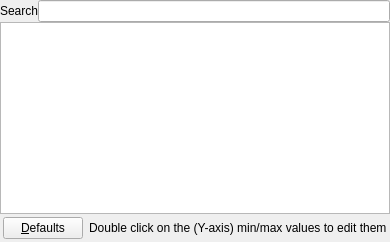
     <widget class="QWidget" name="graphTab">
      <attribute name="title">
       <string>Graphs</string>
      </attribute>
      <layout class="QVBoxLayout" name="verticalLayout_4">
       <property name="spacing">
        <number>0</number>
       </property>
       <property name="leftMargin">
        <number>0</number>
       </property>
       <property name="topMargin">
        <number>0</number>
       </property>
       <property name="rightMargin">
        <number>0</number>
       </property>
       <property name="bottomMargin">
        <number>0</number>
       </property>
       <item>
        <layout class="QHBoxLayout" name="horizontalLayout_6">
         <item>
          <widget class="QLabel" name="label_8">
           <property name="text">
            <string>Search</string>
           </property>
          </widget>
         </item>
         <item>
          <widget class="QLineEdit" name="graphFilter">
           <property name="toolTip">
            <string>Filters the graph list. Simply start typing the name of the graph your looking for.</string>
           </property>
          </widget>
         </item>
        </layout>
       </item>
       <item>
        <widget class="QTreeView" name="graphView"/>
       </item>
       <item>
        <widget class="QWidget" name="widget_3" native="true">
         <layout class="QHBoxLayout" name="horizontalLayout_11">
          <property name="leftMargin">
           <number>3</number>
          </property>
          <property name="topMargin">
           <number>3</number>
          </property>
          <property name="rightMargin">
           <number>3</number>
          </property>
          <property name="bottomMargin">
           <number>3</number>
          </property>
          <item>
           <widget class="QPushButton" name="resetGraphButton">
            <property name="sizePolicy">
             <sizepolicy hsizetype="Fixed" vsizetype="Fixed">
              <horstretch>0</horstretch>
              <verstretch>0</verstretch>
             </sizepolicy>
            </property>
            <property name="text">
             <string>&amp;Defaults</string>
            </property>
           </widget>
          </item>
          <item>
           <widget class="QLabel" name="label_9">
            <property name="text">
             <string>Double click on the (Y-axis) min/max values to edit them</string>
            </property>
           </widget>
          </item>
         </layout>
        </widget>
       </item>
      </layout>
     </widget>
